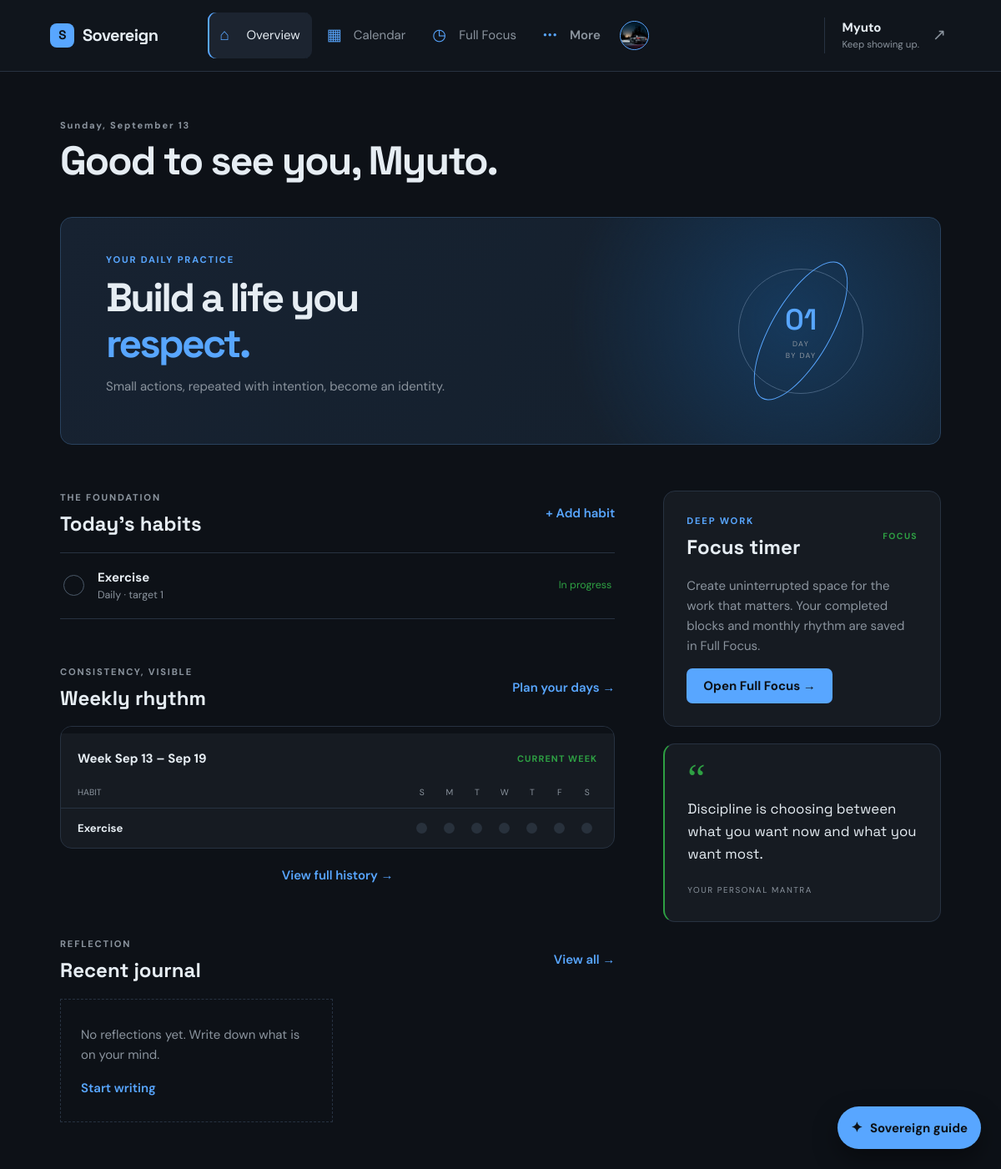
The app's page / (signed in) with its own data.
### sovereign/core/models.py (models this page shows, shortened)
class Profile(models.Model):
    user = models.OneToOneField(User, on_delete=models.CASCADE, related_name="profile")
    bio = models.TextField(blank=True, max_length=500)
    profile_picture = models.ImageField(
        upload_to="profile_pictures/", blank=True, null=True
    )
    focus_duration = models.PositiveSmallIntegerField(
        default=25, validators=[MinValueValidator(5), MaxValueValidator(120)]
    )
    created_at = models.DateTimeField(auto_now_add=True)

class Habit(models.Model):
    class Frequency(models.TextChoices):
        DAILY = "daily", "Daily"
        WEEKLY = "weekly", "Weekly"
    user = models.ForeignKey(User, on_delete=models.CASCADE, related_name="habits")
    name = models.CharField(max_length=120)
    frequency = models.CharField(
        max_length=20, choices=Frequency.choices, default=Frequency.DAILY
    )
    target_count = models.PositiveIntegerField(default=1)
    created_at = models.DateTimeField(auto_now_add=True)
    class Meta:
        ordering = ["name"]

### sovereign/core/views.py (the view)
# urls.py: path("", views.dashboard, name="dashboard"),
@login_required
def dashboard(request):
    today = timezone.localdate()
    profile, _ = Profile.objects.get_or_create(user=request.user)
    habits = list(Habit.objects.filter(user=request.user))
    week_start = today - timedelta(days=(today.weekday() + 1) % 7)
    week_dates = [week_start + timedelta(days=index) for index in range(7)]
    history_start = week_start - timedelta(days=35)
    history_logs = {
        (log.habit_id, log.date): log.completed
        for log in HabitLog.objects.filter(
            habit__in=habits, date__gte=history_start, date__lte=week_dates[-1]
        )
    }
    today_logs = {
        log.habit_id: log
        for log in HabitLog.objects.filter(habit__in=habits, date=today)
    }
    for habit in habits:
        habit.today_log = today_logs.get(habit.id)
    habit_weeks = []
    for week_offset in range(5, -1, -1):
        start = week_start - timedelta(days=week_offset * 7)
        dates = [start + timedelta(days=index) for index in range(7)]
        habit_weeks.append({"dates": dates, "number": start.isocalendar().week, "is_current": start == week_start})
    habit_grid = [
        {
            "habit": habit,
            "weeks": [
                {
                    "dates": week["dates"],
                    "cells": [
                        history_logs.get((habit.id, day), False)
                        for day in week["dates"]
                    ],
                }
                for week in habit_weeks
            ],
        }
        for habit in habits
    ]
    habit_week_grids = [
        {
            "dates": week["dates"],
            "is_current": week["is_current"],
            "rows": [
                {
                    "habit": habit,
                    "cells": [
                        {
                            "date": day,
                            "completed": history_logs.get((habit.id, day), False),
                        }
                        for day in week["dates"]
                    ],
                }
                for habit in habits
            ],
        }
        for week in habit_weeks
    ]
    context = {
        "profile": profile,
        "habits": habits,
        "recent_entries": JournalEntry.objects.filter(user=request.user)[:5],
        "habit_form": HabitForm(),
        "journal_form": JournalEntryForm(),
        "today": today,
        "week_dates": week_dates,
        "habit_weeks": habit_weeks,
        "history_logs": history_logs,
        "habit_grid": habit_grid,
        "habit_week_grids": habit_week_grids,
        "has_habit_history": len(habit_week_grids) > 1,
    }
    return render(request, "dashboard.html", context)

### templates/dashboard.html (shortened to what this page needs)
{% extends 'base.html' %}
{% load static %}
{% block content %}
<header class="topbar"><div><p class="eyebrow">{{ today|date:'l, F j' }}</p><h1>Good to see you, {{ user.first_name|default:user.username }}.</h1></div></header>
<section class="hero-panel"><div><p class="eyebrow accent">YOUR DAILY PRACTICE</p><h2>Build a life you<br><em>respect.</em></h2><p class="hero-copy">Small actions, repeated with intention, become an identity.</p></div><div class="hero-orbit"><strong>01</strong><small>DAY<br>BY DAY</small></div></section>
<div class="dashboard-grid">
    <section class="content-column" id="habits">
        <div class="section-heading"><div><p class="eyebrow">THE FOUNDATION</p><h2>Today's habits</h2></div><button class="text-button" data-open-modal="habit-modal">+ Add habit</button></div>
        <div class="habit-list">
            {% for habit in habits %}<article class="habit-row{% if habit.today_log.completed %} is-complete{% endif %}" data-habit-id="{{ habit.id }}" data-habit-name="{{ habit.name }}" data-today="{{ today|date:'Y-m-d' }}"><button class="habit-check" data-habit-toggle="{% url 'toggle_habit' habit.id %}" aria-pressed="{{ habit.today_log.completed|yesno:'true,false' }}" aria-label="{% if habit.today_log.completed %}Unmark{% else %}Mark{% endif %} {{ habit.name }} as complete"><span>✓</span></button><div class="habit-info"><strong>{{ habit.name }}</strong><small>{{ habit.get_frequency_display }} · target {{ habit.target_count }}</small></div><div class="habit-status">{% if habit.today_log.completed %}Complete{% else %}In progress{% endif %}</div></article>{% empty %}<div class="empty-state"><span>✦</span><p>Your first habit is waiting.</p><button class="text-button" data-open-modal="habit-modal">Create one</button></div>{% endfor %}
        </div>
        <div class="section-heading habit-history-heading"><div><p class="eyebrow">CONSISTENCY, VISIBLE</p><h2>Weekly rhythm</h2></div><a class="text-button" href="{% url 'calendar' %}">Plan your days →</a></div>
        <div class="habit-grid-card">{% for week in habit_week_grids %}<div class="week-grid{% if not week.is_current %} history-week{% endif %}"{% if not week.is_current %} hidden{% endif %}><div class="week-grid-heading"><strong>Week {{ week.dates.0|date:'M j' }} – {{ week.dates.6|date:'M j' }}</strong>{% if week.is_current %}<span>Current week</span>{% endif %}</div><div class="habit-grid-days"><span>Habit</span>{% for day in week.dates %}<span>{{ day|date:'D'|slice:':1' }}</span>{% endfor %}</div>{% for row in week.rows %}<div class="habit-grid-row"><strong>{{ row.habit.name }}</strong>{% for cell in row.cells %}<span class="habit-cell{% if cell.completed %} is-complete{% endif %}" data-habit-cell="{{ row.habit.id }}-{{ cell.date|date:'Y-m-d' }}"></span>{% endfor %}</div>{% empty %}<p class="muted grid-empty">Add a habit to start seeing your rhythm.</p>{% endfor %}</div>{% empty %}<p class="muted grid-empty">Add a habit to start seeing your rhythm.</p>{% endfor %}</div>{% if has_habit_history %}<button class="text-button history-toggle" data-history-toggle aria-expanded="false">View full history <span>→</span></button>{% endif %}
        <div class="section-heading journal-heading"><div><p class="eyebrow">REFLECTION</p><h2>Recent journal</h2></div><a class="text-button" href="{% url 'create_journal' %}">View all →</a></div>
        <div class="journal-list">{% for entry in recent_entries %}<article class="journal-card"><div class="journal-meta"><span>{{ entry.created_at|date:'M j, Y' }}</span><span class="mood-dot mood-{{ entry.mood }}"></span></div><h3>{{ entry.title }}</h3><p>{{ entry.body|truncatewords:24 }}</p></article>{% empty %}<div class="empty-state compact"><p>No reflections yet. Write down what is on your mind.</p><a class="text-button" href="{% url 'create_journal' %}">Start writing</a></div>{% endfor %}</div>
    </section>
    <aside class="right-column">
        <section class="timer-card"><div class="section-heading"><div><p class="eyebrow accent">DEEP WORK</p><h2>Focus timer</h2></div><span class="timer-mode">FOCUS</span></div><p class="muted">Create uninterrupted space for the work that matters. Your completed blocks and monthly rhythm are saved in Full Focus.</p><a class="button primary focus-card-link" href="{% url 'focus' %}">Open Full Focus →</a></section>
        <section class="mantra-card"><span class="quote-mark">“</span><p>{{ profile.bio|default:'Discipline is choosing between what you want now and what you want most.' }}</p><small>YOUR PERSONAL MANTRA</small></section>
    </aside>
</div>
{% endblock %}

### templates/base.html (shortened to what this page needs)
{% load static %}
<!doctype html>
<html lang="en">
<head>
    <link rel="stylesheet" href="{% static 'css/styles.css' %}">
</head>
<body>
{% if user.is_authenticated %}
    <aside class="sidebar">
        <a class="brand" href="{% url 'dashboard' %}" target="_self"><span class="brand-mark">S</span><span>Sovereign</span></a>
        <nav class="nav-links" aria-label="Main navigation">
            <a class="nav-link{% if request.resolver_match.url_name == 'dashboard' %} active{% endif %}" href="{% url 'dashboard' %}" target="_self"><span>⌂</span>Overview</a>
            <a class="nav-link{% if request.resolver_match.url_name == 'calendar' %} active{% endif %}" href="{% url 'calendar' %}" target="_self"><span>▦</span>Calendar</a>
            <a class="nav-link{% if request.resolver_match.url_name == 'focus' %} active{% endif %}" href="{% url 'focus' %}" target="_self"><span>◷</span>Full Focus</a>
            <details class="nav-dropdown">
                <summary><span class="nav-summary-icon">•••</span><span>More</span></summary>
            </details>
            <a class="avatar-link" href="{% url 'profile' %}" target="_self" title="Open profile" aria-label="Open profile">{% if user.profile.profile_picture %}<img src="{{ user.profile.profile_picture.url }}" alt="Profile picture">{% else %}<span>{{ user.username|first|upper }}</span>{% endif %}</a>
        </nav>
        <div class="sidebar-footer">
            <div><strong>{{ user.username }}</strong><small>Keep showing up.</small></div>
            <form method="post" action="{% url 'logout' %}">{% csrf_token %}<button class="icon-button" title="Log out" aria-label="Log out">↗</button></form>
        </div>
    </aside>
{% endif %}
<main class="page-shell{% if not user.is_authenticated %} page-shell-public{% endif %}">
    {% block content %}{% endblock %}
</main>
{% if user.is_authenticated %}
<aside class="assistant-widget" data-assistant-widget>
    <button class="assistant-launcher" type="button" data-assistant-toggle aria-expanded="false" aria-controls="assistant-panel"><span class="assistant-spark">✦</span><span>Sovereign guide</span></button>
</aside>
{% endif %}
</body>
</html>

### records on screen
Habit: name "Exercise", frequency "Daily", target_count "1", shows "In progress", habit.name "Exercise"
Profile: bio "Discipline is choosing between what you want now and what you want most."

### other values on screen
{{ user.username }} "Myuto"
{{ today|date:'l, F j' }} "Sunday, September 13"
{{ user.first_name|default:user.username }} "Myuto"
{{ week.dates.0|date:'M j' }} "Sep 13"
{{ week.dates.6|date:'M j' }} "Sep 19"
{{ day|date:'D'|slice:':1' }} "S" "M" "T" "W" "T" "F" "S"
